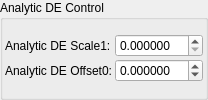
    <widget class="QGroupBox" name="groupBox_4">
     <property name="title">
      <string>Analytic DE Control</string>
     </property>
     <layout class="QVBoxLayout" name="verticalLayout_8">
      <property name="leftMargin">
       <number>2</number>
      </property>
      <property name="topMargin">
       <number>2</number>
      </property>
      <property name="rightMargin">
       <number>2</number>
      </property>
      <property name="bottomMargin">
       <number>2</number>
      </property>
      <item>
       <layout class="QGridLayout" name="gridLayout_26" columnstretch="0,0,1">
        <property name="spacing">
         <number>2</number>
        </property>
        <item row="0" column="2">
         <widget class="MyDoubleSpinBox" name="spinbox_analyticDE_scale_1">
          <property name="sizePolicy">
           <sizepolicy hsizetype="Minimum" vsizetype="Maximum">
            <horstretch>0</horstretch>
            <verstretch>0</verstretch>
           </sizepolicy>
          </property>
          <property name="prefix">
           <string/>
          </property>
          <property name="suffix">
           <string/>
          </property>
          <property name="decimals">
           <number>6</number>
          </property>
          <property name="minimum">
           <double>0.000000000000000</double>
          </property>
          <property name="maximum">
           <double>99.989999999999995</double>
          </property>
          <property name="singleStep">
           <double>0.100000000000000</double>
          </property>
         </widget>
        </item>
        <item row="0" column="1">
         <widget class="QLabel" name="label_112">
          <property name="text">
           <string>Analytic DE Scale1:</string>
          </property>
         </widget>
        </item>
        <item row="1" column="2">
         <widget class="MyDoubleSpinBox" name="spinbox_analyticDE_offset_0">
          <property name="sizePolicy">
           <sizepolicy hsizetype="Minimum" vsizetype="Maximum">
            <horstretch>0</horstretch>
            <verstretch>0</verstretch>
           </sizepolicy>
          </property>
          <property name="prefix">
           <string/>
          </property>
          <property name="suffix">
           <string/>
          </property>
          <property name="decimals">
           <number>6</number>
          </property>
          <property name="minimum">
           <double>-99.989999999999995</double>
          </property>
          <property name="maximum">
           <double>99.989999999999995</double>
          </property>
          <property name="singleStep">
           <double>0.100000000000000</double>
          </property>
         </widget>
        </item>
        <item row="1" column="1">
         <widget class="QLabel" name="label_114">
          <property name="text">
           <string>Analytic DE Offset0:</string>
          </property>
         </widget>
        </item>
       </layout>
      </item>
     </layout>
    </widget>
